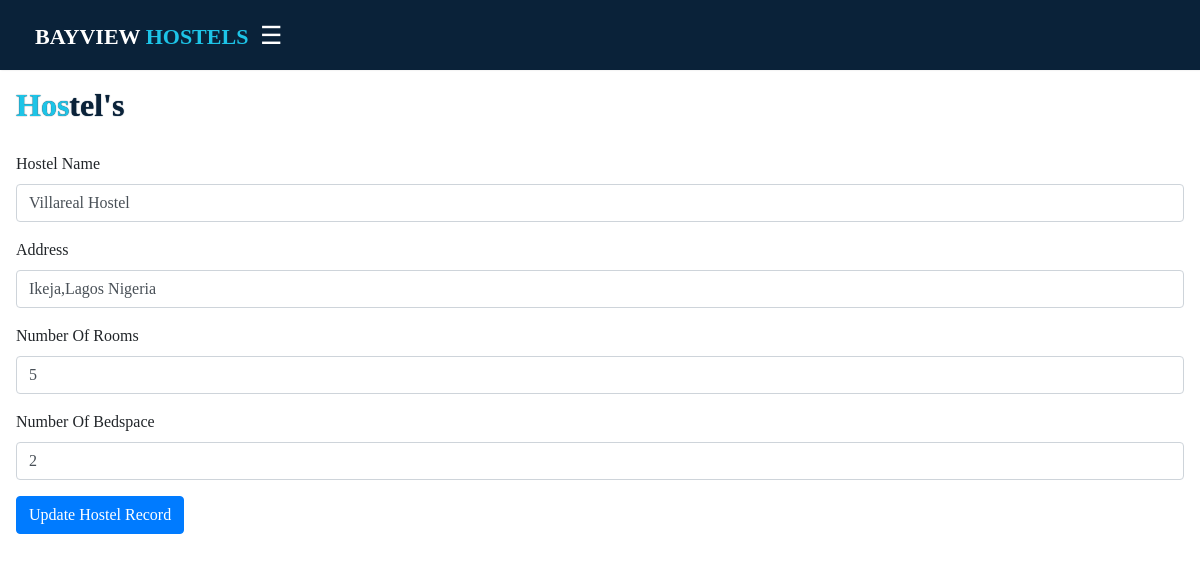
Screenshot of /updatehostel.php?hostelid=1 with the database file from the repository.
### tables this page shows
CREATE TABLE `hostel` (
  `id` bigint(20) UNSIGNED NOT NULL,
  `name` varchar(20) DEFAULT NULL,
  `address` varchar(30) NOT NULL,
  `numberofrooms` varchar(10) DEFAULT NULL,
  `numberofbedspace` int(4) DEFAULT NULL,
  `created_at` timestamp NOT NULL DEFAULT current_timestamp() ON UPDATE current_timestamp()
);

### updatehostel.php (the view, shortened to what this page needs)
<?php
 include('control.php');
 $hostelid=$_GET['hostelid'];
$sql=$db->query("SELECT * FROM hostel WHERE id='$hostelid' ");
$rows=mysqli_fetch_assoc($sql);
?>
<!DOCTYPE html>
<html>
<head>
    <link rel="stylesheet" href="https://cdn.jsdelivr.net/npm/bootstrap@4.3.1/dist/css/bootstrap.min.css">
    <link rel="stylesheet" href="https://cdn.datatables.net/1.13.2/css/jquery.dataTables.min.css">
    <link rel="stylesheet" href="./CSS/cleaner2.css">
</head>
<body>
<?php include('nav.php'); ?>
<div id="main">
  <div id = "page_head"><h2>Hos<span id="head">tel's</span></h2></div>
    <section>
      <form action="" method="POST">
        <label for="hostelname">Hostel Name</label>
        <div class="form-group">
          <input type="text" name="hostelname" id="hostelname" class="form-control" value="<?=$rows['name']?>">
        </div>
        <label for="address">Address</label>
        <div class="form-group">
          <input type="text" name="address" id="address" class="form-control" value="<?=$rows['address']?>">
        </div>
        <label for="numberofrooms">Number Of Rooms</label>
        <div class="form-group">
          <input type="text" name="numberofrooms" id="numberofrooms" class="form-control" value="<?=$rows['numberofrooms']?>">
        </div>
        <label for="numberofbedspace">Number Of Bedspace</label>
        <div class="form-group">
          <input type="text" name="numberofbedspace" id="numberofbedspace" class="form-control" value="<?=$rows['numberofbedspace']?>">
        </div>
        <div class="form-group">
          <button type="submit" name="signUp" class="btn btn-primary" onclick="updateHostel()">Update Hostel Record</button>
        </div>
      </form>
    </section>
</div>
</body>
</html>

### CSS/cleaner2.css (style rules this page uses)
body { font-family:Georgia, 'Times New Roman', Times, serif; }
#main { margin-top: 70px; transition: margin-left .5s; padding: 16px; }
h2 { font-size: 2rem; font-family:Georgia, 'Times New Roman', Times, serif; padding-bottom: 20px; font-weight: bold; color: #1DC4E7; text-shadow:0px 0px 1px #0A2239; }
#head { color: #0A2239; }

### rows the page displays
hostel: hostelname "Villareal Hostel", address "Ikeja,Lagos Nigeria", numberofrooms "5", numberofbedspace "2"
